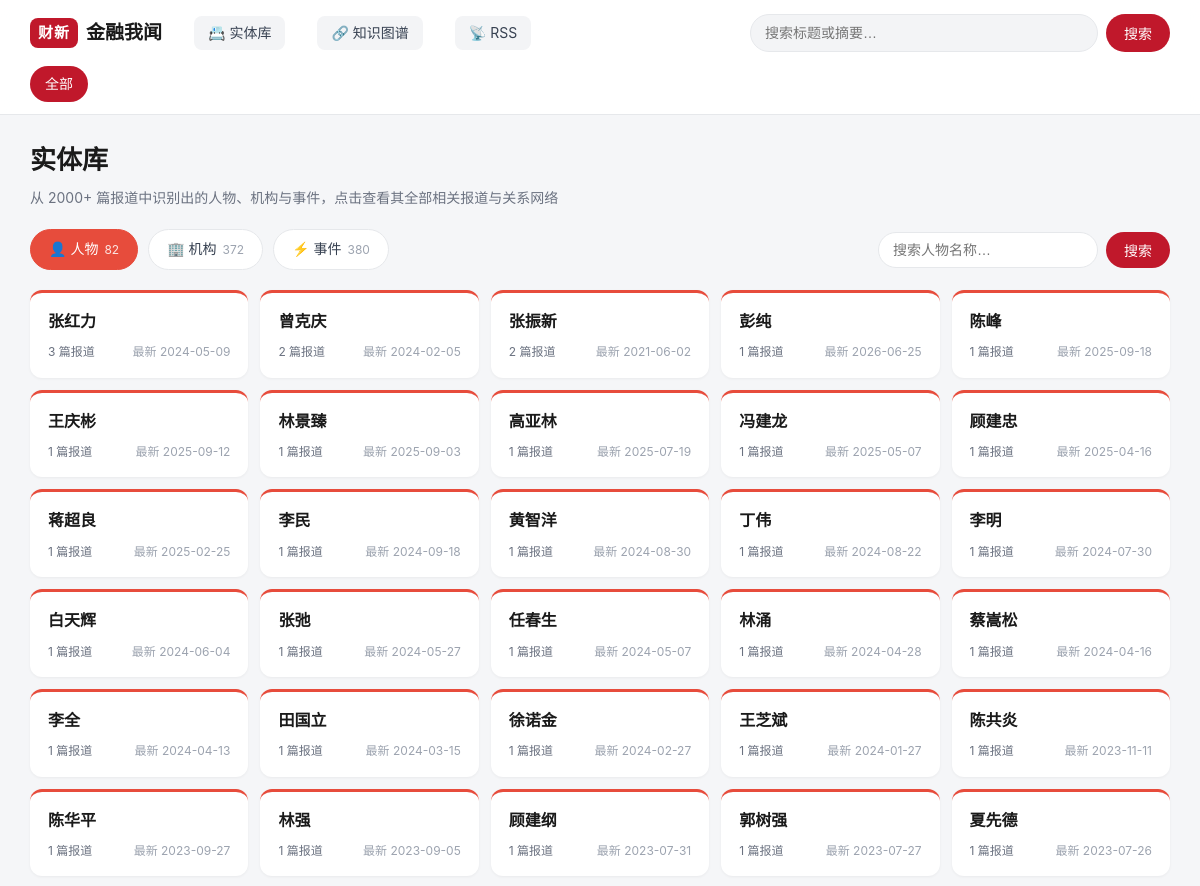
/entities (upper part), run on an earlier commit of the app's database.
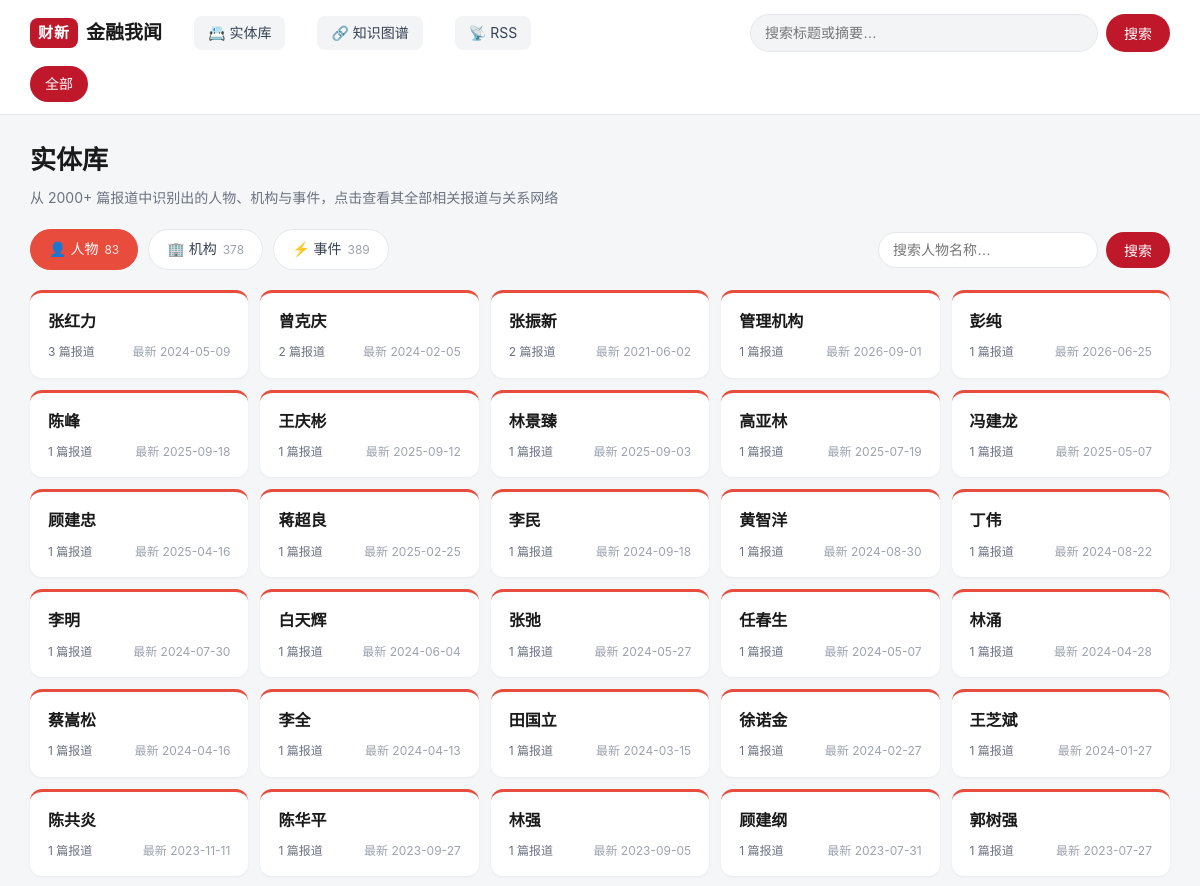
And on a later commit of the database.
### tables this page shows
CREATE TABLE entities(
        id INTEGER PRIMARY KEY AUTOINCREMENT,
        name TEXT NOT NULL,
        type TEXT NOT NULL CHECK(type IN ('person', 'org', 'event')),
        first_seen TEXT,
        last_seen TEXT,
        UNIQUE(name, type)
    );

### app.py (the view)
@app.route("/entities")
def entities_browse():
    db = get_db()
    etype = request.args.get("type", "person")
    if etype not in ("person", "org", "event"):
        etype = "person"
    q = (request.args.get("q") or "").strip()
    where = ["e.type = ?"]
    params: list = [etype]
    if q:
        where.append("e.name LIKE ?")
        params.append(f"%{q}%")
    clause = " AND ".join(where)
    rows = db.execute(
        f"""SELECT e.id, e.name, e.type,
                   count(DISTINCT ae.article_url) AS article_count,
                   max(a.published_at) AS latest
            FROM entities e
            LEFT JOIN article_entities ae ON ae.entity_id = e.id
            LEFT JOIN articles a ON a.url = ae.article_url
            WHERE {clause}
            GROUP BY e.id
            HAVING article_count > 0
            ORDER BY article_count DESC, latest DESC""",
        params,
    ).fetchall()
    type_counts = {
        row["type"]: row["n"]
        for row in db.execute(
            """SELECT e.type, count(DISTINCT e.id) n FROM entities e
               JOIN article_entities ae ON ae.entity_id = e.id
               GROUP BY e.type"""
        )
    }
    return render_template(
        "entities.html",
        etype=etype, q=q, rows=rows, type_counts=type_counts,
    )

### app.py (called while the page is built)
def get_db() -> sqlite3.Connection:
    if "db" not in g:
        conn = sqlite3.connect(
            f"file:{DB_PATH.as_posix()}?mode=ro&immutable=1", uri=True
        )
        conn.row_factory = sqlite3.Row
        g.db = conn
    return g.db

### templates/entities.html (shortened to what this page needs)
{% extends "base.html" %}
{% set type_names = {'person': '人物', 'org': '机构', 'event': '事件'} %}
{% set type_icons = {'person': '👤', 'org': '🏢', 'event': '⚡'} %}
{% block content %}
<div class="entities-page">
  <div class="entities-head">
    <h1>实体库</h1>
    <p class="entities-desc">从 2000+ 篇报道中识别出的人物、机构与事件，点击查看其全部相关报道与关系网络</p>
  </div>
  <div class="entities-toolbar">
    <div class="type-tabs">
      {% for t in ['person', 'org', 'event'] %}
      <a class="type-tab {{ t }} {{ 'active' if etype == t else '' }}"
         href="{{ url_for('entities_browse', type=t, q=q or None) }}">
        {{ type_icons[t] }} {{ type_names[t] }}
        <em>{{ type_counts.get(t, 0) }}</em>
      </a>
      {% endfor %}
    </div>
    <form class="entity-search" method="get" action="{{ url_for('entities_browse') }}">
      <input type="search" name="q" value="{{ q or '' }}" placeholder="搜索{{ type_names[etype] }}名称…">
      <button type="submit">搜索</button>
    </form>
  </div>
  {% if rows %}
  <div class="entity-grid">
    {% for e in rows %}
    <a class="entity-card {{ e.type }}" href="{{ url_for('entity_detail', entity_id=e.id) }}">
      <div class="card-name">{{ e.name }}</div>
      <div class="card-meta">
        <span class="card-count">{{ e.article_count }} 篇报道</span>
        {% if e.latest %}<span class="card-latest">最新 {{ e.latest[:10] }}</span>{% endif %}
      </div>
    </a>
    {% endfor %}
  </div>
  {% else %}
  <p class="empty-note">未找到匹配的{{ type_names[etype] }}。</p>
  {% endif %}
</div>
{% endblock %}

What changed in the data, as far as the page shows it:
no longer on this page (row unchanged): entities: name "夏先德", article_count "1", latest "2023-07-26"
added entities: name "管理机构", article_count "1", latest "2026-09-01"
Also different on the page:
new list line: "👤 人物 83"
new list line: "🏢 机构 378"
new list line: "⚡ 事件 389"
list line gone: "👤 人物 82"
list line gone: "🏢 机构 372"
list line gone: "⚡ 事件 380"
